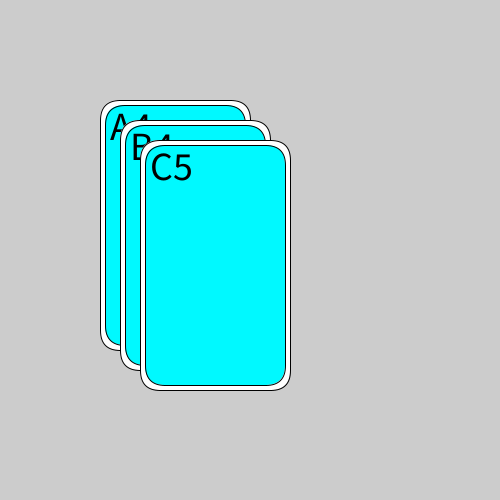
Frame 1 (no input)
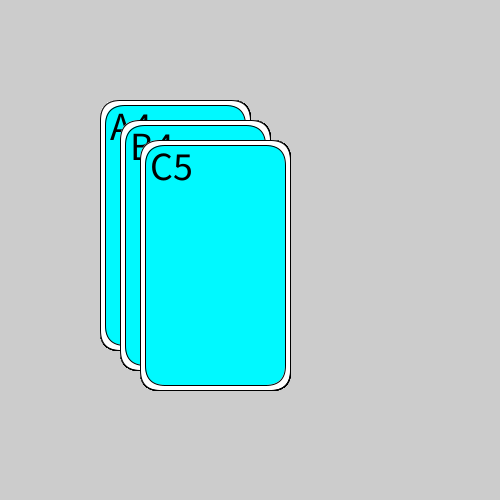
Frame 60 (the mouse pressed at the canvas centre just before this capture)
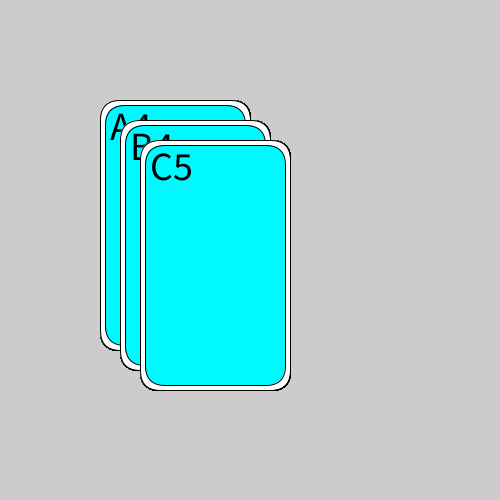
Frame 120 (the mouse held since frame 60 and released just before this capture)

The Processing sketch that drew these frames (run headless with seeded random() and noise(); from frame 60 on, the mouse is pressed at the canvas centre):

// Processing sketch: week02_pokerCard
// ── week02_pokerCard.pde
void setup(){
  size(500,500);
}
void draw(){
  drawPokerCard(100,100,"A4");
  drawPokerCard(120,120,"B4");
  drawPokerCard(140,140,"C5");
}
int W=10;
void drawPokerCard(int x,int y,String face){
  fill(255);
  rect(x,y,150,250,20);
  fill(#00F9FF);
  rect(x+W/2,y+W/2,150-W,250-W,20);
  fill(0);
  textSize(40);
  text(face,x+10,y+40);
}
